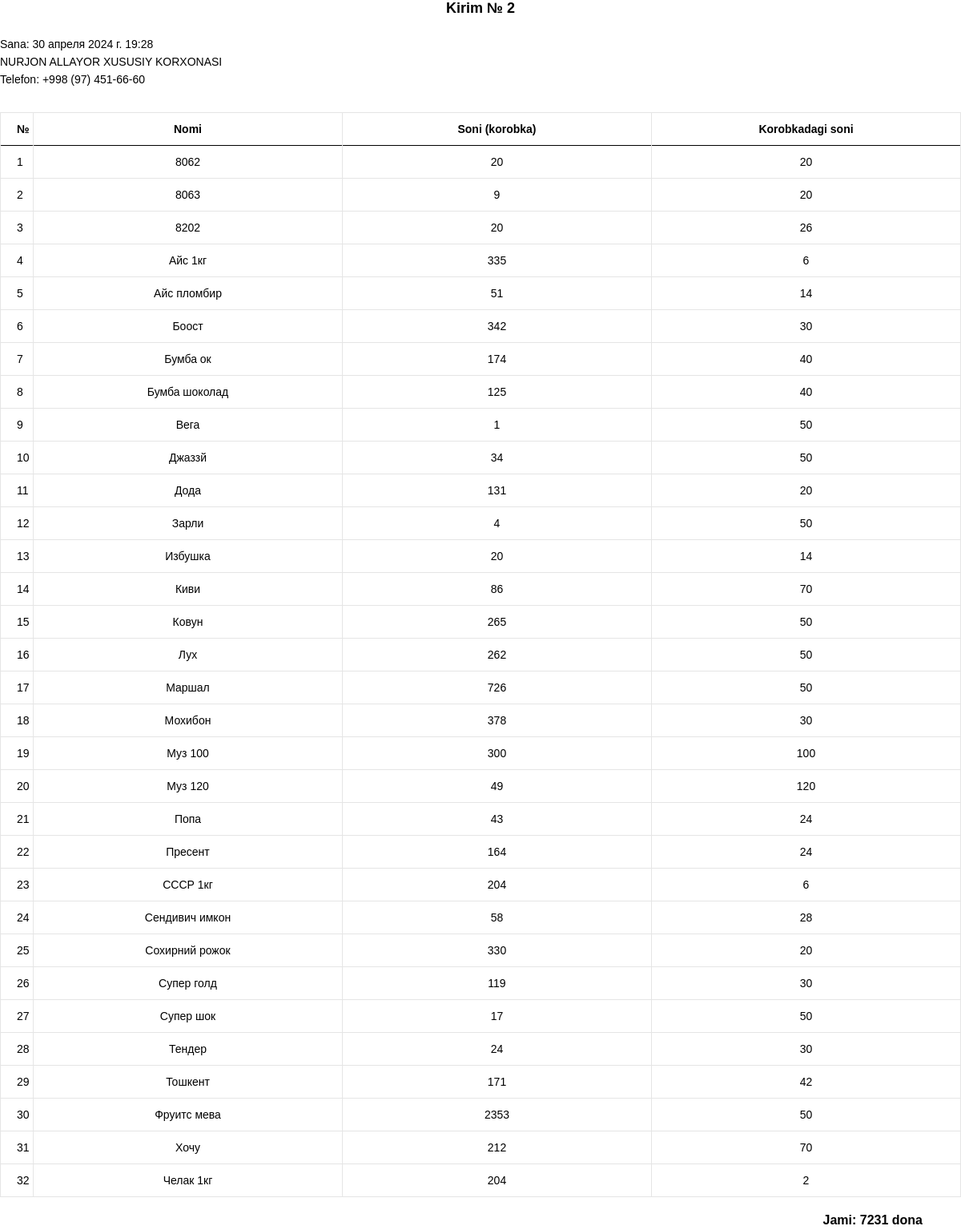
The app's page /inventory/2/ (signed in) with its own data.
### backend/models.py (models this page shows, shortened)
class Inventory(models.Model):
    created_date = models.DateTimeField(auto_now_add=True)
    class Meta:
        verbose_name = 'kirim'
        verbose_name_plural = 'kirim'

class InventoryProduct(models.Model):
    product = models.ForeignKey('Product', related_name='Product', on_delete=models.CASCADE)
    count = models.IntegerField(verbose_name='soni')
    inventory = models.ForeignKey('Inventory', related_name='Inventory', on_delete=models.CASCADE)
    class Meta:
        verbose_name = 'kirim(maxssulot)'
        verbose_name_plural = 'kirim(maxssulot)'

class Product(models.Model):
    photo = models.ImageField(
        upload_to='media/',
        null=True,
        blank=True,
        default='media/default.jpg',
        verbose_name='rasm'
    )
    name = models.CharField(max_length=255, unique=True, verbose_name='nomi')
    price = models.IntegerField(verbose_name='narxi')
    case = models.IntegerField(default=1, verbose_name='yashikdagi soni')
    count = models.IntegerField(default=0, verbose_name='qoldiq')
    class Meta:
        verbose_name = 'maxsulot'
        verbose_name_plural = 'maxsulotlar'

### backend/views.py (the view)
# urls.py: path('inventory/<int:id>/', inventory, name='inventory'),
@login_required
def inventory(request, id=1):
    context = dict()
    inventory = Inventory.objects.get(id=id)
    products = InventoryProduct.objects.filter(inventory=inventory)
    total_count = 0
    for product in products:
        total_count += product.count
    context['products'] = products
    context['inventory'] = inventory
    context['total_count'] = total_count
    if request.user.groups.filter(name='Склад').exists():
        return render(request, 'inventory.html', context)
    else:
        return HttpResponse("У вас нет прав для просмотра этой страницы.")

### templates/inventory.html
{% extends "./base.html" %}
{% load static %}
{% load humanize %}
{% block body %}
    <div class=" text-start">
        <h6 class=" text-center"><b>Kirim № {{ inventory.id }}</b></h6>
        <br>
        <p class="text-black" >Sana: {{ inventory.created_date }}</p>
        <p class="text-black" style="font-family:sans-serif; " >
            NURJON ALLAYOR XUSUSIY KORXONASI
        </p>
        <p class="text-black" style="font-family:sans-serif; ">Telefon: +998 (97) 451-66-60<p>
        <div class="offset-top-30">
            <table class="table table-custom table-fixed bordered-table text-center text-black" data-responsive="true">
                <tr style="font-size: 14px;">
                    <th width="30px">№</th>
                    <th>Nomi</th>
                    <th>Soni (korobka)</th>
                    <th>Korobkadagi soni</th>
                </tr>
                {% for product  in products %}
                    <tr height="10px" style="font-size: 14px;">
                        <td>{{ forloop.counter }}</td>
                        <td>{{ product.product.name }}</td>
                        <td>{{ product.count }}</td>
                        <td>{{ product.product.case }}</td>
                    </tr>
                {% endfor %}
            </table>
            <div class="float-end text-black px-5" style="font-size: 16px;" >
                <b>Jami: {{ total_count }} dona </b>
            </div>
        </div>
{% endblock %}

### records on screen
Inventory: id "2", created_date "30 апреля 2024 г. 19:28"
InventoryProduct: product.name "8062", count "20", product.case "20"
InventoryProduct: product.name "8063", count "9", product.case "20"
InventoryProduct: product.name "8202", count "20", product.case "26"
InventoryProduct: product.name "Айс 1кг", count "335", product.case "6"
InventoryProduct: product.name "Айс пломбир", count "51", product.case "14"
InventoryProduct: product.name "Боост", count "342", product.case "30"
InventoryProduct: product.name "Бумба ок", count "174", product.case "40"
InventoryProduct: product.name "Бумба шоколад", count "125", product.case "40"
InventoryProduct: product.name "Вега", count "1", product.case "50"
InventoryProduct: product.name "Джаззй", count "34", product.case "50"
InventoryProduct: product.name "Дода", count "131", product.case "20"
InventoryProduct: product.name "Зарли", count "4", product.case "50"
InventoryProduct: product.name "Избушка", count "20", product.case "14"
InventoryProduct: product.name "Киви", count "86", product.case "70"
InventoryProduct: product.name "Ковун", count "265", product.case "50"
InventoryProduct: product.name "Лух", count "262", product.case "50"
InventoryProduct: product.name "Маршал", count "726", product.case "50"
InventoryProduct: product.name "Мохибон", count "378", product.case "30"
InventoryProduct: product.name "Муз 100", count "300", product.case "100"
InventoryProduct: product.name "Муз 120", count "49", product.case "120"
InventoryProduct: product.name "Попа", count "43", product.case "24"
InventoryProduct: product.name "Пресент", count "164", product.case "24"
InventoryProduct: product.name "СССР 1кг", count "204", product.case "6"
InventoryProduct: product.name "Сендивич имкон", count "58", product.case "28"
InventoryProduct: product.name "Сохирний рожок", count "330", product.case "20"
InventoryProduct: product.name "Супер голд", count "119", product.case "30"
InventoryProduct: product.name "Супер шок", count "17", product.case "50"
InventoryProduct: product.name "Тендер", count "24", product.case "30"
InventoryProduct: product.name "Тошкент", count "171", product.case "42"
InventoryProduct: product.name "Фруитс мева", count "2353", product.case "50"
InventoryProduct: product.name "Хочу", count "212", product.case "70"
InventoryProduct: product.name "Челак 1кг", count "204", product.case "2"

### other values on screen
{{ total_count }} "7231"
